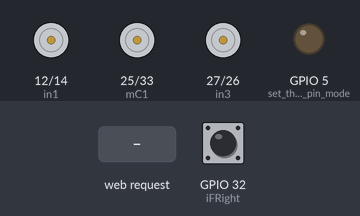
Simulated run of this sketch. Board: ESP32. On the bench: motor-driver pin pairs drawn as motors (green arrow = first pin HIGH = forward, orange = second pin HIGH = backward, longer = more drive), output pins drawn as LEDs (lit = HIGH). The test bench sets the inputs (shaded band); at power-on: GPIO 32 (iFRight) LOW. WiFi joins after 1.5 s; servers stay silent unless stated; what the sketch prints to the serial monitor is not drawn.

Above: at 2.7 s.
2.8 s: HTTP request GET /auto received
At 2.96 s:
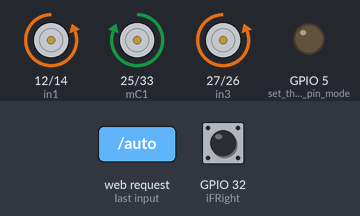
At 3.48 s:
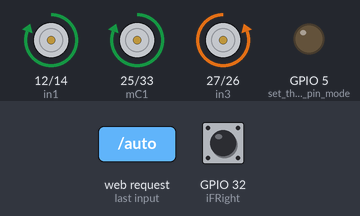
Timing chart, 0 to 11.8 s (numbered marks = the images above; inputs shaded):
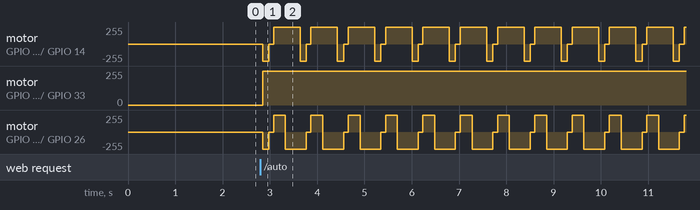

Measured:
- after the input at 2.8 s, motor on GPIO 12 (in1) / GPIO 14 (in2): stopped → backward 255/255 after 0.05 s, then repeats every 0.79 s: stopped 0.10 s, forward 255/255 0.56 s, backward 255/255 0.13 s; motor on GPIO 25 (mC1) / GPIO 33 (mC2): stopped → forward 255/255 after 0.05 s

The sketch:

wifirobot.ino
```cpp
/////////////////////////////////////////////////////////////////
#define DEBUG 0
#define in1  12
#define in2  14
#define in3  27
#define in4  26
#define mC1  25
#define mC2  33
#define iFRight  32
#define iFLeft  35
//////////////////////////////////////////////////////////////////
#include <WiFi.h>
#include "index.h"
const char* ssid     = "Hi";
const char* password = "88888888";

bool isManual = false;
bool moveAuto = false;
WiFiServer server(80);

void setup()
{

  Serial.begin(115200);
  pinMode(5, OUTPUT);      // set the LED pin mode
  stopMotor();
  vaccumOff();
  delay(10);

  // We start by connecting to a WiFi network

  Serial.println();
  Serial.println();
  Serial.print("Connecting to ");
  Serial.println(ssid);

  WiFi.begin(ssid, password);

  while (WiFi.status() != WL_CONNECTED) {
    delay(500);
    Serial.print(".");
  }

  Serial.println("");
  Serial.println("WiFi connected.");
  Serial.println("IP address: ");
  Serial.println(WiFi.localIP());

  server.begin();


  //////////////////////////////////////////


#ifdef DEBUG
  Serial.begin(115200);
#endif
  pinMode(in1, OUTPUT);
  pinMode(in2, OUTPUT);
  pinMode(in3, OUTPUT);
  pinMode(in4, OUTPUT);
  pinMode(mC1, OUTPUT);
  pinMode(mC2, OUTPUT);
  pinMode(iFRight, INPUT);
  pinMode(iFLeft, INPUT);


  stopMotor();
  vaccumOff();
  ///////////////////////////////////////////
}

int value = 0;

void loop() {
  WiFiClient client = server.available();   // listen for incoming clients

  if (client) {                             // if you get a client,
    Serial.println("New Client.");           // print a message out the serial port
    String currentLine = "";                // make a String to hold incoming data from the client
    while (client.connected()) {            // loop while the client's connected
      if (client.available()) {             // if there's bytes to read from the client,
        char c = client.read();             // read a byte, then
        Serial.write(c);                    // print it out the serial monitor
        if (c == '\n') {                    // if the byte is a newline character

          // if the current line is blank, you got two newline characters in a row.
          // that's the end of the client HTTP request, so send a response:
          if (currentLine.length() == 0) {
            // HTTP headers always start with a response code (e.g. HTTP/1.1 200 OK)
            // and a content-type so the client knows what's coming, then a blank line:
            //            client.println("HTTP/1.1 200 OK");
            //            client.println("Content-type:text/html");
            //            client.println();
            //            client.println(" <style> a:link, a:visited {  background-color: #f44336;  color: white; padding: 14px 25px; width: 100%; height: 50%; text-align: center; text-decoration: none;  display: inline-block} a:hover, a:active { background-color: red; }</style>");
            //
            //            // the content of the HTTP response follows the header:
            //            client.print("<a href=\"/autoMove\">Auto Move</a><br>");
            //            client.print("<a href=\"/Stop\">Stop</a><br>");
            //            client.print("<button href=\"/autoMove\">Move by itself</button>");
            client.print(MAIN_page);

            break;
          } else {    // if you got a newline, then clear currentLine:
            currentLine = "";
          }
        } else if (c != '\r') {  // if you got anything else but a carriage return character,
          currentLine += c;      // add it to the end of the currentLine
        }

        // Check to see if the client request was "GET /H" or "GET /L":
        if (currentLine.endsWith("GET /auto")) {
          moveAuto = true;
          isManual = false;
        }
        if (currentLine.endsWith("GET /stop")) {
          stopMotor();
          vaccumOff();// GET /L turns the LED off
          moveAuto = false;
        }
        if (currentLine.endsWith("GET /manual"))
        {
          isManual = true;
          moveAuto = false;
        }
        if (currentLine.endsWith("GET /forward") && isManual == true)
        {
          foward();
        }
        if (currentLine.endsWith("GET /backwards") && isManual == true)
        {
          backward();
        }
        if (currentLine.endsWith("GET /left") && isManual == true)
        {
          left45deg();
        }
        if (currentLine.endsWith("GET /right") && isManual == true)
        {
          right45deg();
        }
        if (currentLine.endsWith("GET /vacOff"))
        {
          vaccumOff();
        }
        if (currentLine.endsWith("GET /vacOn"))
        {
          vaccumOn();
        }
        if (moveAuto == true)
        {
          autoMove();
        }
      }

    }
    // close the connection:
    client.stop();
    Serial.println("Client Disconnected.");
  }
}
void backward()
{
  digitalWrite(in1, HIGH);
  digitalWrite(in2, LOW);
  digitalWrite(in3, HIGH);
  digitalWrite(in4, LOW);
}
void left()
{
  digitalWrite(in1, LOW);
  digitalWrite(in2, HIGH);
  digitalWrite(in3, HIGH);
  digitalWrite(in4, LOW);
}
void foward()
{
  digitalWrite(in1, LOW);
  digitalWrite(in2, HIGH);
  digitalWrite(in3, LOW);
  digitalWrite(in4, HIGH);
}
void right()
{
  digitalWrite(in1, HIGH);
  digitalWrite(in2, LOW);
  digitalWrite(in3, LOW);
  digitalWrite(in4, HIGH);
}
void stopMotor()
{
  digitalWrite(in1, LOW);
  digitalWrite(in2, LOW);
  digitalWrite(in3, LOW);
  digitalWrite(in4, LOW);
}
void right45deg()
{
  digitalWrite(in1, HIGH);
  digitalWrite(in2, LOW);
  digitalWrite(in3, LOW);
  digitalWrite(in4, HIGH);
  delay(650);
  digitalWrite(in1, LOW);
  digitalWrite(in2, LOW);
  digitalWrite(in3, LOW);
  digitalWrite(in4, LOW);

}
void left45deg()
{
  digitalWrite(in1, LOW);
  digitalWrite(in2, HIGH);
  digitalWrite(in3, HIGH);
  digitalWrite(in4, LOW);
  delay(650);
  digitalWrite(in1, LOW);
  digitalWrite(in2, LOW);
  digitalWrite(in3, LOW);
  digitalWrite(in4, LOW);

}
void vaccumOn()
{
  for (int i = 0; i < 255; i = i + 2)
  {
    delay(1);
    digitalWrite(mC1, i);
  }
}
void vaccumOff()
{
  digitalWrite(mC1, LOW);
}
void autoMove()
{
#ifdef DEBUG
  delay(50);
  Serial.println("Right:" + String(digitalRead(iFRight)));
  Serial.println("Left:" + iFLeft);
#endif
  int startingTime = 0;
  bool vacRunning = false;
  foward();
  startingTime = millis();
  vaccumOn();

  Serial.println(iFRight);
  Serial.println("hi");
  if (digitalRead(iFRight) == 0 || digitalRead(iFLeft) == 0)
  {
    stopMotor();
    delay(100);
    backward();
    delay(250);
    right();
    delay(250);
  }
  delay(10);
}
```

index.h
```cpp
const char MAIN_page[] PROGMEM = R"=====(
<!DOCTYPE html>
<html>
<head>
<style>
a:link, a:visited {
  background-color: #f44336;
  color: white;

  text-align: center;
  vertical-align:bottom;
  text-decoration: none;
  width: 50px;
  height: 50px;
  margin: 10px;
  display: inline-block;
}

.header{
  height: 25%;
  width: 100%;
}
.controls{
height: 75%;
width: 100%;
justify-content: center;
}
.top{
  height: 10%;
}
.Middle{
    height: 30%;
    margin-top: 10px;
    margin-bottom: 10px;

}
.bottom{
    height: 10%;
}
.topButtons
{
  padding-top: 10px;
  padding-right: 100px;
  padding-left: 100px;
}
  .conButton{
    padding: 30px;
    justify-content: center;
  }
a:hover, a:active {
  background-color: red;
}
</style>
</head>
<body>
<div class="header">
  <center>
  <a href="/auto" class = "topButtons" target="_blank">Auto Mode</a>
  <a href="/manual" class = "topButtons" target="_blank">Manual</a>
  </center>
</div>
<div class="controls">
  <center>
<div class="Top">
  <a class= "conButton" href="/forward" target="_blank">Forward</a>
</div>
<div class="Middle">
  <a class= "conButton" href="/left" target="_blank">Left</a>
  <svg height="110" width="100">
    <a href = "/stop">
    <circle cx = "50" cy = "50" r = "48" stroke = "black" stroke-width="3" fill = "red"/>
    </a>
  </svg>

  <a class= "conButton" href="/right" target="_blank">Right</a>
</div>
<div class="Bottom">
  <a class= "conButton" href="/vacOff" target="_blank">Off</a>
  <a class= "conButton" href="/backwards" target="_blank">Backwards</a>
  <a class= "conButton" href="/vacOn" target="_blank">On</a>
</div>
  </center>
</div>
</body>
</html>


)=====";
```
